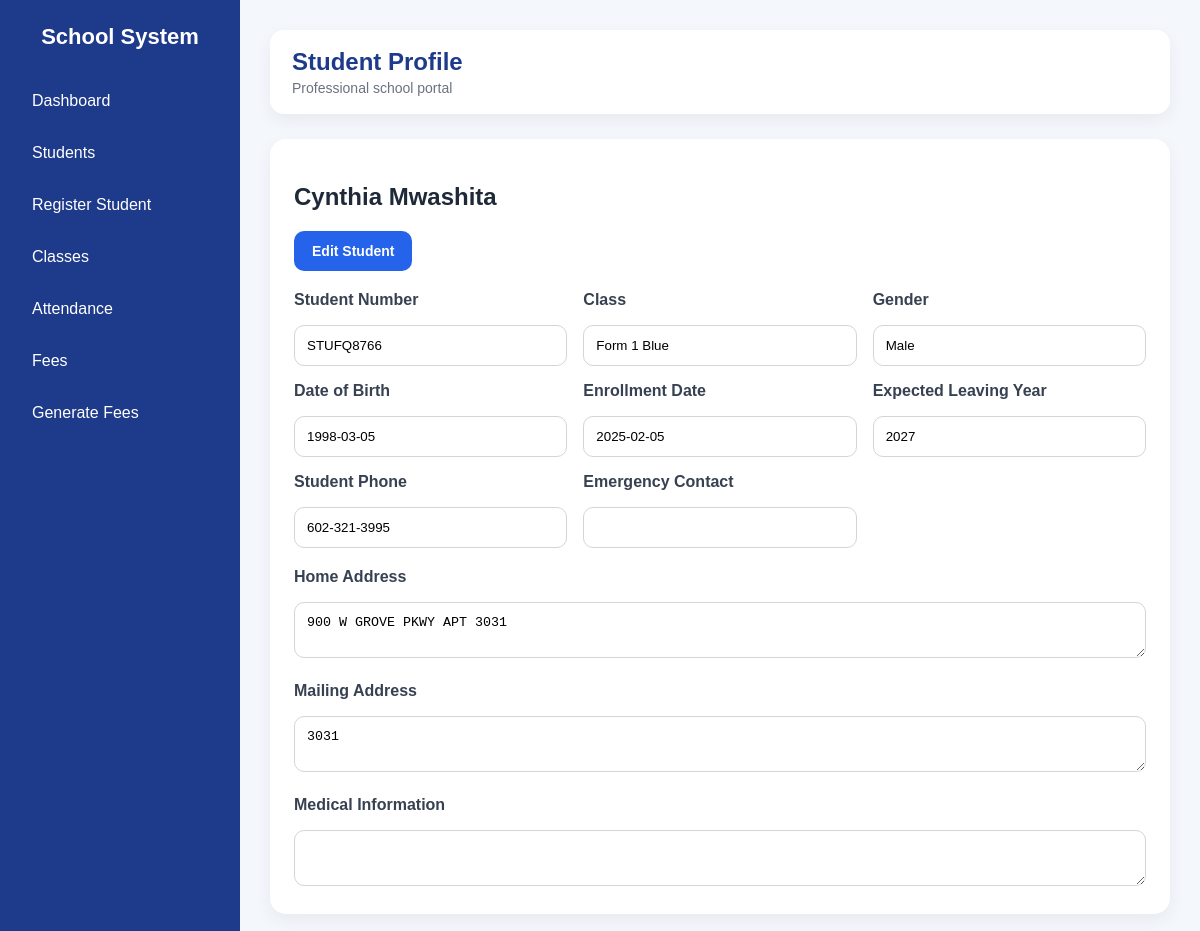
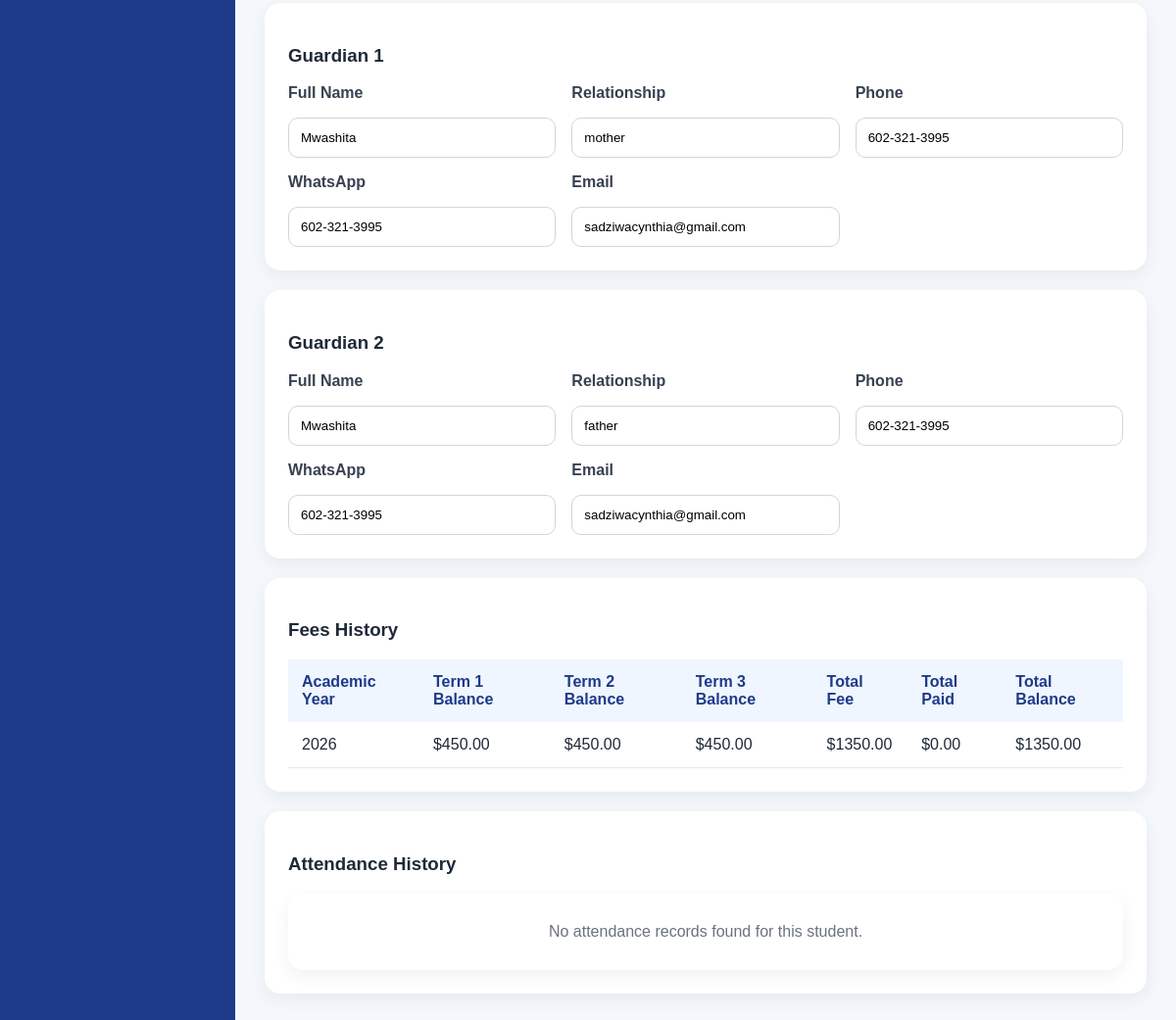
Screenshot of /student/1 with the database file from the repository (2 pictures, top to bottom).
### tables this page shows
CREATE TABLE students (
    id INTEGER PRIMARY KEY AUTOINCREMENT,
    student_number TEXT UNIQUE,
    first_name TEXT,
    last_name TEXT,
    birthday TEXT,
    gender TEXT,
    enrollment_date TEXT,
    leaving_year TEXT,
    class_name TEXT,
    home_address TEXT,
    mailing_address TEXT,
    student_phone TEXT,
    medical_info TEXT,
    emergency_contact TEXT,
    guardian1_name TEXT,
    guardian1_relationship TEXT,
    guardian1_phone TEXT,
    guardian1_whatsapp TEXT,
    guardian1_email TEXT,
    guardian2_name TEXT,
    guardian2_relationship TEXT,
    guardian2_phone TEXT,
    guardian2_whatsapp TEXT,
    guardian2_email TEXT
);

CREATE TABLE fees (
    id INTEGER PRIMARY KEY AUTOINCREMENT,
    student_id INTEGER,
    academic_year TEXT,

    term1_fee REAL DEFAULT 0,
    term1_paid REAL DEFAULT 0,
    term1_balance REAL DEFAULT 0,

    term2_fee REAL DEFAULT 0,
    term2_paid REAL DEFAULT 0,
    term2_balance REAL DEFAULT 0,

    term3_fee REAL DEFAULT 0,
    term3_paid REAL DEFAULT 0,
    term3_balance REAL DEFAULT 0,

    total_fee REAL DEFAULT 0,
    total_paid REAL DEFAULT 0,
    total_balance REAL DEFAULT 0,

    FOREIGN KEY (student_id) REFERENCES students(id)
);

### app.py (the view)
@app.route("/student/<int:student_id>")
def student_profile(student_id):
    conn = get_db()
    cursor = conn.cursor()
    student = cursor.execute("""
        SELECT *
        FROM students
        WHERE id = ?
    """, (student_id,)).fetchone()
    fee_records = cursor.execute("""
        SELECT *
        FROM fees
        WHERE student_id = ?
        ORDER BY academic_year DESC
    """, (student_id,)).fetchall()
    attendance_records = cursor.execute("""
        SELECT *
        FROM attendance
        WHERE student_id = ?
        ORDER BY date DESC
    """, (student_id,)).fetchall()
    conn.close()
    return render_template(
        "student_profile.html",
        student=student,
        fee_records=fee_records,
        attendance_records=attendance_records
    )

### app.py (called while the page is built)
def get_db():
    conn = sqlite3.connect("school.db")
    conn.row_factory = sqlite3.Row
    return conn

### templates/student_profile.html (shortened to what this page needs)
{% extends "base.html" %}
{% block page_title %}Student Profile{% endblock %}
{% block content %}
<div class="content-card mb-20">
    <h2>{{ student.first_name }} {{ student.last_name }}</h2>
<div style="margin-bottom:20px;">
    <a href="/edit_student/{{ student.id }}" class="btn">Edit Student</a>
</div>
    <div class="grid">
        <div>
            <label>Student Number</label>
            <input type="text" value="{{ student.student_number }}" readonly>
        </div>
        <div>
            <label>Class</label>
            <input type="text" value="{{ student.class_name }}" readonly>
        </div>
        <div>
            <label>Gender</label>
            <input type="text" value="{{ student.gender }}" readonly>
        </div>
        <div>
            <label>Date of Birth</label>
            <input type="text" value="{{ student.birthday }}" readonly>
        </div>
        <div>
            <label>Enrollment Date</label>
            <input type="text" value="{{ student.enrollment_date }}" readonly>
        </div>
        <div>
            <label>Expected Leaving Year</label>
            <input type="text" value="{{ student.leaving_year }}" readonly>
        </div>
        <div>
            <label>Student Phone</label>
            <input type="text" value="{{ student.student_phone }}" readonly>
        </div>
        <div>
            <label>Emergency Contact</label>
            <input type="text" value="{{ student.emergency_contact }}" readonly>
        </div>
    </div>
    <div style="margin-top:20px;">
        <label>Home Address</label>
        <textarea readonly>{{ student.home_address }}</textarea>
    </div>
    <div style="margin-top:20px;">
        <label>Mailing Address</label>
        <textarea readonly>{{ student.mailing_address }}</textarea>
    </div>
    <div style="margin-top:20px;">
        <label>Medical Information</label>
        <textarea readonly>{{ student.medical_info }}</textarea>
    </div>
</div>
<div class="content-card mb-20">
    <h3>Guardian 1</h3>
    <div class="grid">
        <div>
            <label>Full Name</label>
            <input type="text" value="{{ student.guardian1_name }}" readonly>
        </div>
        <div>
            <label>Relationship</label>
            <input type="text" value="{{ student.guardian1_relationship }}" readonly>
        </div>
        <div>
            <label>Phone</label>
            <input type="text" value="{{ student.guardian1_phone }}" readonly>
        </div>
        <div>
            <label>WhatsApp</label>
            <input type="text" value="{{ student.guardian1_whatsapp }}" readonly>
        </div>
        <div>
            <label>Email</label>
            <input type="text" value="{{ student.guardian1_email }}" readonly>
        </div>
    </div>
</div>
<div class="content-card mb-20">
    <h3>Guardian 2</h3>
    <div class="grid">
        <div>
            <label>Full Name</label>
            <input type="text" value="{{ student.guardian2_name }}" readonly>
        </div>
        <div>
            <label>Relationship</label>
            <input type="text" value="{{ student.guardian2_relationship }}" readonly>
        </div>
        <div>
            <label>Phone</label>
            <input type="text" value="{{ student.guardian2_phone }}" readonly>
        </div>
        <div>
            <label>WhatsApp</label>
            <input type="text" value="{{ student.guardian2_whatsapp }}" readonly>
        </div>
        <div>
            <label>Email</label>
            <input type="text" value="{{ student.guardian2_email }}" readonly>
        </div>
    </div>
</div>
<div class="content-card mb-20">
    <h3>Fees History</h3>
    {% if fee_records %}
    <table>
        <thead>
            <tr>
                <th>Academic Year</th>
                <th>Term 1 Balance</th>
                <th>Term 2 Balance</th>
                <th>Term 3 Balance</th>
                <th>Total Fee</th>
                <th>Total Paid</th>
                <th>Total Balance</th>
            </tr>
        </thead>
        <tbody>
            {% for fee in fee_records %}
            <tr>
                <td>{{ fee.academic_year }}</td>
                <td>${{ "%.2f"|format(fee.term1_balance or 0) }}</td>
                <td>${{ "%.2f"|format(fee.term2_balance or 0) }}</td>
                <td>${{ "%.2f"|format(fee.term3_balance or 0) }}</td>
                <td>${{ "%.2f"|format(fee.total_fee or 0) }}</td>
                <td>${{ "%.2f"|format(fee.total_paid or 0) }}</td>
                <td>${{ "%.2f"|format(fee.total_balance or 0) }}</td>
            </tr>
            {% endfor %}
        </tbody>
    </table>
    {% else %}
    <div class="empty-box">No fees records found for this student.</div>
    {% endif %}
</div>
<div class="content-card">
    <h3>Attendance History</h3>
    {% if attendance_records %}
    <table>
        <thead>
            <tr>
                <th>Date</th>
                <th>Class</th>
                <th>Status</th>
            </tr>
        </thead>
        <tbody>
            {% for record in attendance_records %}
            <tr>
                <td>{{ record.date }}</td>
                <td>{{ record.class_name }}</td>
                <td>{{ record.status }}</td>
            </tr>
            {% endfor %}
        </tbody>
    </table>
    {% else %}
    <div class="empty-box">No attendance records found for this student.</div>
    {% endif %}
</div>
{% endblock %}

### templates/base.html (style rules this page uses)
* { box-sizing: border-box; }
body { margin: 0; font-family: Arial, sans-serif; background: #f4f7fb; color: #1f2937; }
.content-card { background: white; border-radius: 16px; box-shadow: 0 6px 18px rgba(0,0,0,0.06); padding: 24px; }
.btn { display: inline-block; background: #2563eb; color: white; text-decoration: none; padding: 12px 18px; border-radius: 10px; border: none; cursor: pointer; font-size: 14px; font-weight: bold; }
.grid { display: grid; grid-template-columns: repeat(auto-fit, minmax(220px, 1fr)); gap: 16px; }
.mb-20 { margin-bottom: 20px; }
table { width: 100%; border-collapse: collapse; }
th { background: #eff6ff; color: #1e3a8a; text-align: left; padding: 14px; }
td { padding: 14px; border-bottom: 1px solid #e5e7eb; }
input, select, textarea { width: 100%; padding: 12px; border: 1px solid #d1d5db; border-radius: 10px; margin-top: 6px; }
label { font-weight: bold; color: #374151; display: block; margin-bottom: 10px; }
.empty-box { background: white; border-radius: 16px; padding: 30px; text-align: center; color: #6b7280; box-shadow: 0 6px 18px rgba(0,0,0,0.06); }

### rows the page displays
students: first_name "Cynthia", last_name "Mwashita", student_number "STUFQ8766", class_name "Form 1 Blue", gender "Male", birthday "1998-03-05", enrollment_date "2025-02-05", leaving_year "2027", student_phone "602-321-3995", home_address "900 W GROVE PKWY APT 3031", mailing_address "3031", guardian1_name "Mwashita", guardian1_relationship "mother", guardian1_phone "602-321-3995", guardian1_whatsapp "602-321-3995", guardian1_email "sadziwacynthia@gmail.com", guardian2_name "Mwashita", guardian2_relationship "father", guardian2_phone "602-321-3995", guardian2_whatsapp "602-321-3995", guardian2_email "sadziwacynthia@gmail.com"
fees: academic_year "2026", term1_balance "450.00", term2_balance "450.00", term3_balance "450.00", total_fee "1350.00", total_paid "0.00", total_balance "1350.00"
